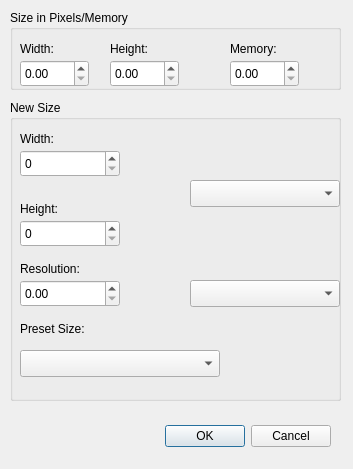
<?xml version="1.0" encoding="UTF-8"?>
<ui version="4.0">
 <class>newDialog</class>
 <widget class="QDialog" name="newDialog">
  <property name="geometry">
   <rect>
    <x>0</x>
    <y>0</y>
    <width>353</width>
    <height>469</height>
   </rect>
  </property>
  <property name="font">
   <font>
    <family>Ubuntu</family>
   </font>
  </property>
  <property name="windowTitle">
   <string>New</string>
  </property>
  <widget class="QDialogButtonBox" name="buttonBox">
   <property name="geometry">
    <rect>
     <x>10</x>
     <y>420</y>
     <width>321</width>
     <height>32</height>
    </rect>
   </property>
   <property name="orientation">
    <enum>Qt::Horizontal</enum>
   </property>
   <property name="standardButtons">
    <set>QDialogButtonBox::Cancel|QDialogButtonBox::Ok</set>
   </property>
  </widget>
  <widget class="QLabel" name="imageWidth">
   <property name="geometry">
    <rect>
     <x>20</x>
     <y>130</y>
     <width>67</width>
     <height>17</height>
    </rect>
   </property>
   <property name="text">
    <string>Width:</string>
   </property>
  </widget>
  <widget class="QSpinBox" name="imageWvalue">
   <property name="geometry">
    <rect>
     <x>20</x>
     <y>150</y>
     <width>100</width>
     <height>27</height>
    </rect>
   </property>
   <property name="maximum">
    <number>9999</number>
   </property>
   <property name="displayIntegerBase">
    <number>10</number>
   </property>
  </widget>
  <widget class="QLabel" name="imageHeight">
   <property name="geometry">
    <rect>
     <x>20</x>
     <y>200</y>
     <width>67</width>
     <height>17</height>
    </rect>
   </property>
   <property name="text">
    <string>Height:</string>
   </property>
  </widget>
  <widget class="QSpinBox" name="imageHvalue">
   <property name="geometry">
    <rect>
     <x>20</x>
     <y>220</y>
     <width>100</width>
     <height>27</height>
    </rect>
   </property>
   <property name="maximum">
    <number>9999</number>
   </property>
  </widget>
  <widget class="QLabel" name="imageRes">
   <property name="geometry">
    <rect>
     <x>20</x>
     <y>260</y>
     <width>81</width>
     <height>17</height>
    </rect>
   </property>
   <property name="text">
    <string>Resolution:</string>
   </property>
  </widget>
  <widget class="QDoubleSpinBox" name="doubleSpinBox">
   <property name="geometry">
    <rect>
     <x>20</x>
     <y>280</y>
     <width>100</width>
     <height>27</height>
    </rect>
   </property>
  </widget>
  <widget class="QLabel" name="imagePreset">
   <property name="geometry">
    <rect>
     <x>20</x>
     <y>320</y>
     <width>81</width>
     <height>17</height>
    </rect>
   </property>
   <property name="text">
    <string>Preset Size:</string>
   </property>
  </widget>
  <widget class="QComboBox" name="imagePresetCombo">
   <property name="geometry">
    <rect>
     <x>20</x>
     <y>350</y>
     <width>200</width>
     <height>27</height>
    </rect>
   </property>
  </widget>
  <widget class="QComboBox" name="imageWHcombo">
   <property name="geometry">
    <rect>
     <x>190</x>
     <y>180</y>
     <width>150</width>
     <height>27</height>
    </rect>
   </property>
  </widget>
  <widget class="QComboBox" name="imageResCombo">
   <property name="geometry">
    <rect>
     <x>190</x>
     <y>280</y>
     <width>150</width>
     <height>27</height>
    </rect>
   </property>
  </widget>
  <widget class="QGroupBox" name="groupBox">
   <property name="geometry">
    <rect>
     <x>10</x>
     <y>10</y>
     <width>331</width>
     <height>80</height>
    </rect>
   </property>
   <property name="title">
    <string>Size in Pixels/Memory</string>
   </property>
   <property name="flat">
    <bool>false</bool>
   </property>
   <widget class="QLabel" name="label">
    <property name="geometry">
     <rect>
      <x>10</x>
      <y>30</y>
      <width>67</width>
      <height>17</height>
     </rect>
    </property>
    <property name="text">
     <string>Width:</string>
    </property>
   </widget>
   <widget class="QLabel" name="label_2">
    <property name="geometry">
     <rect>
      <x>100</x>
      <y>30</y>
      <width>67</width>
      <height>17</height>
     </rect>
    </property>
    <property name="text">
     <string>Height:</string>
    </property>
   </widget>
   <widget class="QLabel" name="label_3">
    <property name="geometry">
     <rect>
      <x>220</x>
      <y>30</y>
      <width>67</width>
      <height>17</height>
     </rect>
    </property>
    <property name="text">
     <string>Memory:</string>
    </property>
   </widget>
   <widget class="QDoubleSpinBox" name="doubleSpinBox_2">
    <property name="geometry">
     <rect>
      <x>10</x>
      <y>50</y>
      <width>69</width>
      <height>27</height>
     </rect>
    </property>
   </widget>
   <widget class="QDoubleSpinBox" name="doubleSpinBox_3">
    <property name="geometry">
     <rect>
      <x>100</x>
      <y>50</y>
      <width>69</width>
      <height>27</height>
     </rect>
    </property>
   </widget>
   <widget class="QDoubleSpinBox" name="doubleSpinBox_4">
    <property name="geometry">
     <rect>
      <x>220</x>
      <y>50</y>
      <width>69</width>
      <height>27</height>
     </rect>
    </property>
   </widget>
  </widget>
  <widget class="QGroupBox" name="groupBox_2">
   <property name="enabled">
    <bool>true</bool>
   </property>
   <property name="geometry">
    <rect>
     <x>10</x>
     <y>100</y>
     <width>331</width>
     <height>301</height>
    </rect>
   </property>
   <property name="focusPolicy">
    <enum>Qt::NoFocus</enum>
   </property>
   <property name="title">
    <string>New Size</string>
   </property>
   <property name="flat">
    <bool>false</bool>
   </property>
  </widget>
  <zorder>groupBox_2</zorder>
  <zorder>buttonBox</zorder>
  <zorder>imageWidth</zorder>
  <zorder>imageWvalue</zorder>
  <zorder>imageHeight</zorder>
  <zorder>imageHvalue</zorder>
  <zorder>imageRes</zorder>
  <zorder>doubleSpinBox</zorder>
  <zorder>imagePreset</zorder>
  <zorder>imagePresetCombo</zorder>
  <zorder>imageWHcombo</zorder>
  <zorder>imageResCombo</zorder>
  <zorder>groupBox</zorder>
 </widget>
 <resources/>
 <connections>
  <connection>
   <sender>buttonBox</sender>
   <signal>accepted()</signal>
   <receiver>newDialog</receiver>
   <slot>accept()</slot>
   <hints>
    <hint type="sourcelabel">
     <x>248</x>
     <y>254</y>
    </hint>
    <hint type="destinationlabel">
     <x>157</x>
     <y>274</y>
    </hint>
   </hints>
  </connection>
  <connection>
   <sender>buttonBox</sender>
   <signal>rejected()</signal>
   <receiver>newDialog</receiver>
   <slot>reject()</slot>
   <hints>
    <hint type="sourcelabel">
     <x>316</x>
     <y>260</y>
    </hint>
    <hint type="destinationlabel">
     <x>286</x>
     <y>274</y>
    </hint>
   </hints>
  </connection>
 </connections>
</ui>
